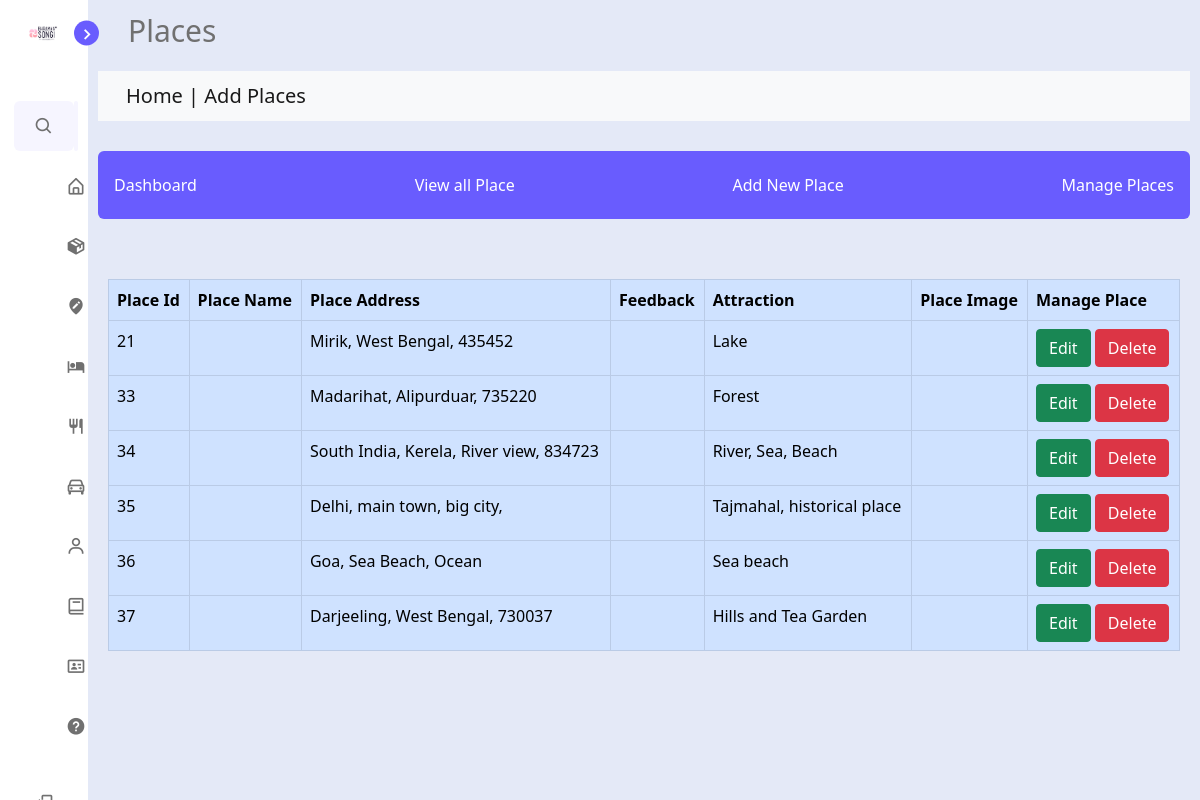
Screenshot of /Admin/place/edit_place.php (signed in) with the database file from the repository.
### tables this page shows
CREATE TABLE `place` (
  `PL_ID` int(6) NOT NULL,
  `PL_NAME` varchar(50) NOT NULL,
  `PL_LOCATION` varchar(100) NOT NULL,
  `PL_ADDR` varchar(100) NOT NULL,
  `ATRACTIONS` varchar(100) NOT NULL,
  `SIGHT_SEEING` varchar(100) NOT NULL,
  `PL_DESCR` text NOT NULL,
  `PL_DETAILS` int(6) NOT NULL DEFAULT 0,
  `PL_IMAGE1` varchar(255) DEFAULT NULL,
  `PL_IMAGE2` varchar(255) DEFAULT NULL,
  `PL_IMAGE3` varchar(255) DEFAULT NULL,
  `PL_IMAGE4` varchar(255) DEFAULT NULL
);

### Admin/place/edit_place.php (the view, shortened to what this page needs)
<?php
include '../include/connect.php';
?>
<!DOCTYPE html>
<html lang="en">
<head>
    <link href='https://unpkg.com/boxicons@2.1.4/css/boxicons.min.css' rel='stylesheet'>
    <link rel="stylesheet" href="../css/style.css">
    <link rel="stylesheet" href="../css/bootstrap-grid.min.css">
    <link rel="stylesheet" href="../css/bootstrap-grid.min.css">
    <link rel="stylesheet" href="../css/bootstrap-reboot.min.css">
    <link rel="stylesheet" href="../css/bootstrap.rtl.min.css">
    <link rel="stylesheet" href="../css/bootstrap.min.css">
    <link rel="stylesheet" href="../css/bootstrap-utilities.rtl.min.css">
    <link rel="stylesheet" href="../css/bootstrap-utilities.min.css">
    <link rel="stylesheet" href="../css/bootstrap-reboot.rtl.min.css">
    <link rel="stylesheet" href="../package/addpack_Form.css" />
</head>
<body>
    <?php include '../include/sidebarmenu.php' ?>
    <section class="home" style="height: 100%;">
        <div class="text">Places</div>
        <nav class="navbar navbar-light bg-light">
            <div class="container-fluid">
                <span class="navbar-brand mb-0 h1">Home | Add Places</span>
            </div>
        </nav>
        <header>
            <div class="navbar">
                <a href="../index.php">Dashboard</a>
                <a href="place.php">View all Place</a>
                <a href="add_place.php">Add New Place</a>
                <a href="manage_place.php">Manage Places</a>
            </div>
        </header>
        <?php
        $sql = "select * from place;";
        $res = mysqli_query($conn, $sql);
        ?>
        <div class="plform">
        <table class="table table-hover table-primary table-bordered">
                <thead>
                    <th>Place Id</th>
                    <th>Place Name</th>
                    <th>Place Address</th>
                    <th>Feedback</th>
                    <th>Attraction</th>
                    <th>Place Image</th>
                    <th>Manage Place</th>
                </thead>
                <?php
                while ($rowData = (mysqli_fetch_assoc($res))) {
                ?>
                    <tr>
                        <td><?php echo $rowData['PL_ID']; ?></td>
                        <td><?php echo $rowData['PL_ NAME']; ?></td>
                        <td><?php echo $rowData['PL_ADDR']; ?></td>
                        <td><?php echo $rowData['PL_FEEDBACK']; ?></td>
                        <td><?php echo $rowData['ATRACTIONS']; ?></td>
                        <td></td>
                        <td class="dt">
                            <div class="bt">
                                <button class="btn btn-success"><a href="edit_place.php?type=edit&id=<?php echo $rowData['PL_ID']; ?>">Edit</a> </button>
                                <button class="btn btn-danger"><a href="delete_place.php?type=delete&id=<?php echo $rowData['PL_ID']; ?>">Delete</a> </button>
                            </div>
                        </td>
                    </tr>
                <?php
                }
                ?>
            </table>
        </div>
    </section>
</body>
</html>

### Admin/css/style.css (style rules this page uses)
:root { --body-color: #e4e9f7; --sidebar-color: #fff; --primary-color: #695cfe; --primary-color-light: #f6f5ff; --toggle-color: #ddd; --text-color: #707070; --tran-02: all 0.2s ease; --tran-03: all 0.3s ease; --tran-04: all 0.4s ease; --tran-05: all 0.5s ease; }
body { height: 100vh; background: var(--body-color); transition: var(--tran-05); }
.home { position: relative; left: 250px; width: calc(100% - 250px); background: var(--body-color); transition: var(--tran-05); }
.home .text { font-size: 30px; font-weight: 500; color: var(--text-color); padding: 8px 40px; }
.sidebar.close ~ .home { left: 88px; width: calc(100% - 88px); }
.navbar { overflow: hidden; background: var(--primary-color); display: flex; justify-content: space-around; margin: 10px; }
.navbar a { float: left; font-size: 16px; color: white; text-align: center; padding: 14px 16px; text-decoration: none; }
header .navbar { margin-top: 30px; }

### Admin/package/addpack_Form.css (style rules this page uses)
a { text-decoration: none; color: white; }

### Admin/place/edit_place.php (style rules this page uses)
header .navbar { margin-top: 30px; border-radius: 6px; }
.plform { margin: 60px 20px 20px 20px; }

### rows the page displays
place: PL_ID "21", PL_ADDR "Mirik, West Bengal, 435452", ATRACTIONS "Lake"
place: PL_ID "33", PL_ADDR "Madarihat, Alipurduar, 735220", ATRACTIONS "Forest"
place: PL_ID "34", PL_ADDR "South India, Kerela, River view, 834723", ATRACTIONS "River, Sea, Beach"
place: PL_ID "35", PL_ADDR "Delhi, main town, big city,", ATRACTIONS "Tajmahal, historical place"
place: PL_ID "36", PL_ADDR "Goa, Sea Beach, Ocean", ATRACTIONS "Sea beach"
place: PL_ID "37", PL_ADDR "Darjeeling, West Bengal, 730037", ATRACTIONS "Hills and Tea Garden"
